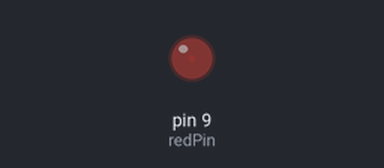
Bench run of a sketch on a simulated Arduino Uno, built with avr-gcc and run on an emulated ATmega328P. On the bench: output pins drawn as LEDs (lit = HIGH).

Above: at 0.05 s.
At 1.95 s:
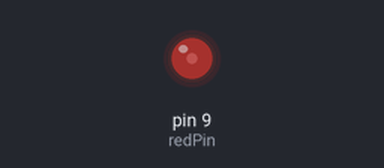
At 3.85 s:
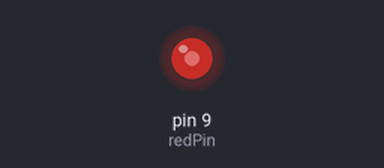
At 7.65 s:
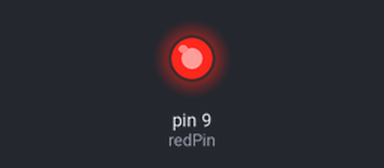
Timing chart, 0 to 10.0 s (numbered marks = the images above):
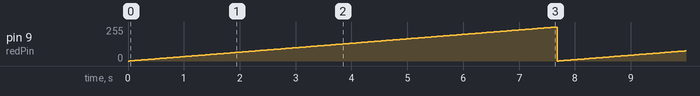

The sketch:

07-analog_write.ino
```cpp
int redPin = 9;

void setup() {
  // put your setup code here, to run once:
    pinMode(redPin, OUTPUT);
}

void loop() {
  // put your main code here, to run repeatedly:
  for (int i = 0; i < 256; i++) {
    analogWrite(redPin, i);
    delay(30);
  }
}
```

Measured:
- by itself, pin 9 (redPin): ramps from 0/255 to 255/255 and jumps back, once every 7.7 s
